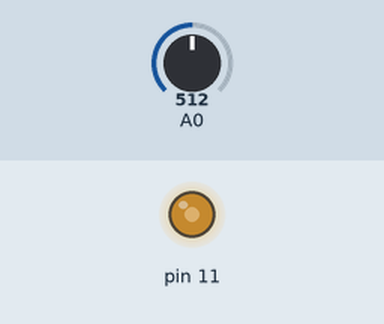
This sketch was run on a simulated Arduino Uno, built with avr-gcc and run on an emulated ATmega328P. Shown: output pins drawn as LEDs (lit = HIGH). The inputs (shaded band) are chosen by the test bench; at power-on: A0 = 512.

Above: at 1.2 s.
1.3 s: A0 set to 716
At 2.1 s:
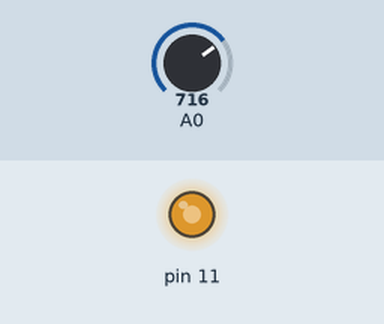
2.8 s: A0 set to 900
At 3.2 s:
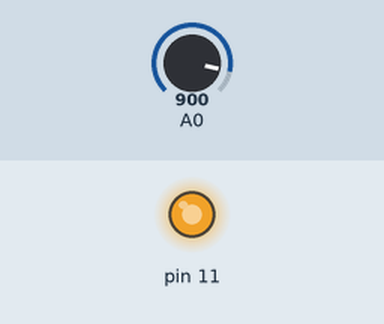
4.3 s: A0 set to 122
At 5.5 s:
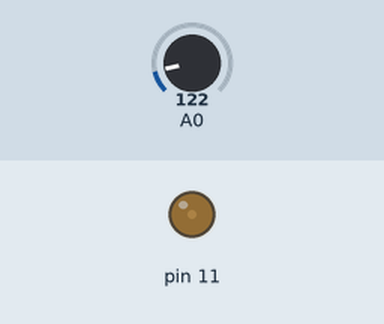
5.8 s: A0 set to 0
At 6.7 s:
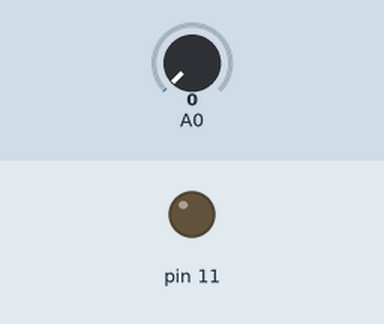
7.3 s: A0 set to 511
At 7.9 s:
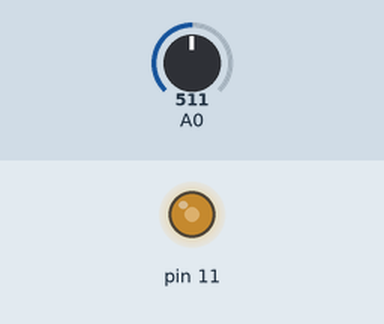
Timing chart, 0 to 9.8 s (numbered marks = the images above; inputs shaded):
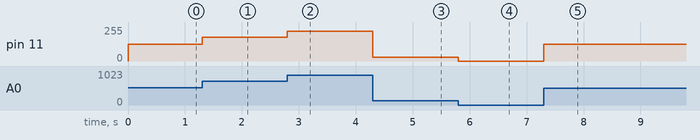

Measured:
- after the input at 1.3 s, pin 11: 127/255 → 178/255 at once
- after the input at 2.8 s, pin 11: 178/255 → 224/255 at once
- after the input at 4.3 s, pin 11: 224/255 → 30/255 at once
- after the input at 5.8 s, pin 11: 30/255 → 0/255 at once
- after the input at 7.3 s, pin 11: 0/255 → 127/255 at once

The sketch:

pot.led.map.ino
```cpp
void setup()
{
  pinMode(A0, INPUT);
  pinMode(11, OUTPUT);
}

void loop()
{
  analogWrite(11, map(analogRead(A0), 0, 1023, 0, 255));
}
```
